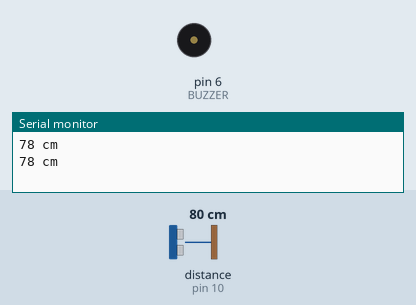
The sketch below on a simulated Arduino Uno, built with avr-gcc and run on an emulated ATmega328P. Parts: buzzer (waves = sounding), the last lines printed to the serial monitor. Wiring (inferred from the names in the program): ultrasonic range finder: trigger pin 9; echo pin 10. The inputs (shaded band) are chosen by the test bench; at power-on: distance to the obstacle (sensor on pin 10) 80 cm. The echo pulse lasts 58.3 µs per cm.

Above: at 1.8 s.
1.9 s: distance to the obstacle (sensor on pin 10) set to 34 cm
3.4 s: distance to the obstacle (sensor on pin 10) set to 29 cm
At 4.15 s:
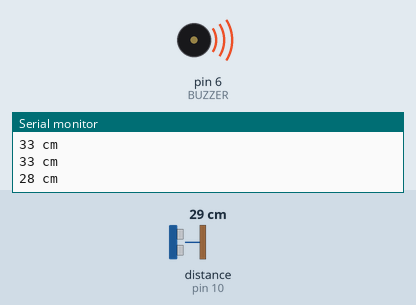
7.5 s: distance to the obstacle (sensor on pin 10) set to 250 cm
At 7.5 s:
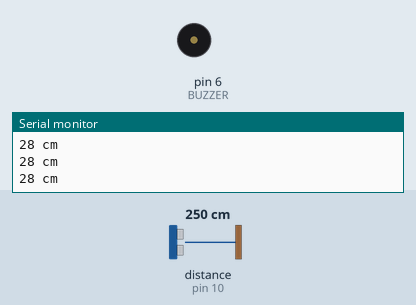
Timing chart, 0 to 10.5 s (numbered marks = the images above; inputs shaded):
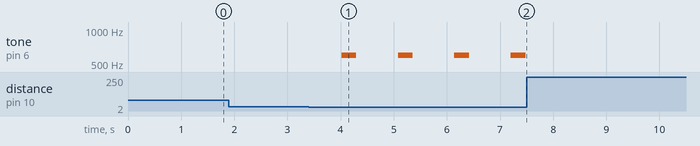

The sketch:

Sample_1_Ultrasonic_Sensor-spec1.ino
```cpp
//******************************************************//
// Ultrasonic Sensor
// Sample Code 1 [Control the ultrasonic sensor]
//                                      - Kyung-Sik Jang//
//******************************************************//

//******************************************************//
// Hardware Configuration
//  - Connect IoT Starter Kit and Ultrasonic Sensor using jumper wire
//  Arduino      Ultra Sonic Sensor
//    5V       -        VCC
//    GND      -        GND
//    13       -        TRIG
//    12       -        ECHO
//******************************************************//

// Ultrasonic Sensor
//  - Ultrasonic Sensor is a sensor that measures the distance by emitting
//    the ultrasonic wave to the target and checking the time
//    untile the reflected wave is received.
//     * Ultrasound refers to sounds that are 20kHz or higher than
//       the human ear can hear.
// HR-SR04 Spec
//  - Operating Voltage : DC 5V
//  - Operating Current : 15mA
//  - Operating Frequency : 40Hz
//  - Occurrence Frequency : 40kHz
//  - Measurement Distance : 2cm ~ 400cm
// Ultrasonic Pulse
// < Trig ( Trigger) >
//        ┌--┐
// -------┘  └---------------------------------------
//         (1): generate ultrasonic waveform (10ns)
// < Echo >
//                        ┌------------┐
// -----------------------┘            └-------------
//                          (2) : Waveform Length
//                                 - the time from the launch
//                                   of the ultrasound
//                                   to the return
//
//
#define trigPin 9
#define echoPin 10
#define BUZZER 6
void setup()
{
  Serial.begin (9600);

  pinMode(trigPin, OUTPUT);
  pinMode(echoPin, INPUT);
}

void loop()
{
//******************************************************//
  // Sample Code
  long duration, distance;
  // (1) : generate ultrasonic waveform
  digitalWrite(trigPin, LOW);
  delayMicroseconds(2);
  digitalWrite(trigPin, HIGH);
  delayMicroseconds(10);

  // (2) : Waveform length - the time from the launch
  //       of the ultrasound to the return
  digitalWrite(trigPin, LOW);
  // pulseIn(pin_number, pulse)
  // Read a pulse (HIGH or LOW) on the pin.
  // For example, if value is HIGH, first pulseIn() waits until the pin goes HIGH,
  // second starts a timer, finally waits for the pin to go low and stops the timer.
  //  - Parameter 1 [pin_number] : Pin Number
  //  - Parameter 2 [pulse]      : pulse (HIGH or LOW)
  duration = pulseIn(echoPin, HIGH);

  distance = duration * 17 / 1000;
  // Why write "distance = duration * 17 / 1000" code
  // Distance is time x speed.
  // The speed is 340mm per second at the speed of sound,
  // so the time * 340m is converted to 34,000cm in order to change in cm.
  // The duration that the time value is stored in is stored in microseconds,
  // so it divides 1,000,000 for conversion.
  // So the time x 34,000 / 1,000,000 comes out and the sum is the distance * 34 / 1,000.
  // However, it took two times to reach and return to the obstacle, so divide by two.
  // Then comes the formula of time x 17 / 1,000.

  if (distance >= 200 || distance <= 0)
  {
    Serial.println("Unable to measure distance");
  }
  else
  {
    Serial.print(distance);
    Serial.println(" cm");
  }

  if (distance <=30){
    tone (BUZZER,600);
    delay(distance*10);
    noTone(BUZZER);
    delay(distance*10);
  } else {
    delay(500);

  }
  delay(500);
}
```

Measured:
- the behaviour switches between 32 and 31 cm on distance to the obstacle (sensor on pin 10) (found by bisection; images 0 and 1)
- after the input at 3.4 s, tone on pin 6 (BUZZER): alternates 600 Hz for 0.28 s and silent for 0.78 s, starting after 0.62 s
- after the input at 7.5 s, tone on pin 6 (BUZZER): stops changing and stays silent
